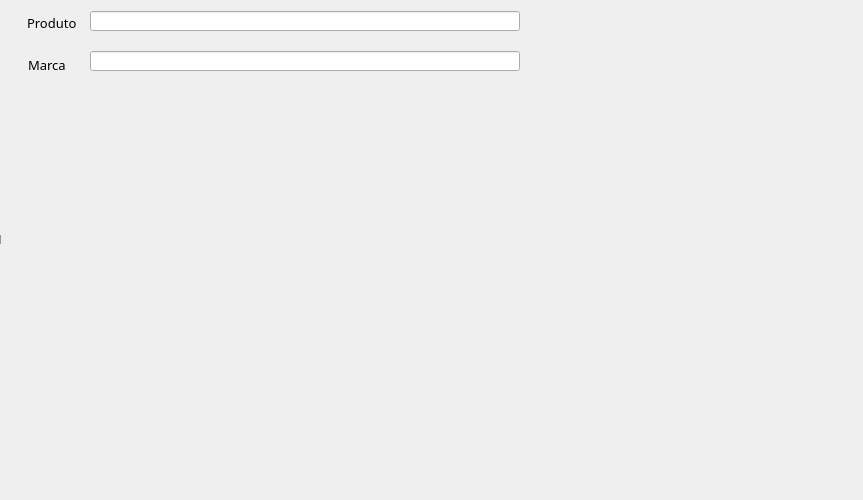
<?xml version="1.0" encoding="UTF-8"?>
<ui version="4.0">
 <class>conferir</class>
 <widget class="QDialog" name="conferir">
  <property name="geometry">
   <rect>
    <x>0</x>
    <y>0</y>
    <width>863</width>
    <height>500</height>
   </rect>
  </property>
  <property name="windowTitle">
   <string>Dialog</string>
  </property>
  <widget class="QLabel" name="label">
   <property name="geometry">
    <rect>
     <x>-50</x>
     <y>-60</y>
     <width>931</width>
     <height>600</height>
    </rect>
   </property>
   <property name="text">
    <string>TextLabel</string>
   </property>
  </widget>
  <widget class="QLabel" name="LB_produto">
   <property name="geometry">
    <rect>
     <x>27</x>
     <y>18</y>
     <width>60</width>
     <height>10</height>
    </rect>
   </property>
   <property name="font">
    <font>
     <family>Algerian</family>
     <pointsize>10</pointsize>
    </font>
   </property>
   <property name="text">
    <string>Produto</string>
   </property>
  </widget>
  <widget class="QLineEdit" name="LE_produto">
   <property name="geometry">
    <rect>
     <x>90</x>
     <y>11</y>
     <width>430</width>
     <height>20</height>
    </rect>
   </property>
  </widget>
  <widget class="QLabel" name="LB_marca">
   <property name="geometry">
    <rect>
     <x>28</x>
     <y>58</y>
     <width>47</width>
     <height>13</height>
    </rect>
   </property>
   <property name="font">
    <font>
     <family>Algerian</family>
     <pointsize>10</pointsize>
    </font>
   </property>
   <property name="text">
    <string>Marca</string>
   </property>
  </widget>
  <widget class="QLineEdit" name="LE_marca">
   <property name="geometry">
    <rect>
     <x>90</x>
     <y>51</y>
     <width>430</width>
     <height>20</height>
    </rect>
   </property>
  </widget>
 </widget>
 <resources/>
 <connections/>
</ui>
